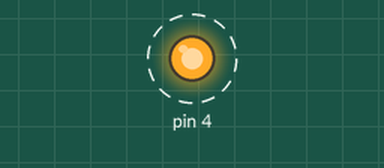
A sketch run on a simulated Arduino Uno, built with avr-gcc and run on an emulated ATmega328P. Parts: output pins drawn as LEDs (lit = HIGH). Dashed ring = blinking.

Above: at 0.2 s.
Timing chart, 0 to 4.6 s (numbered marks = the images above):
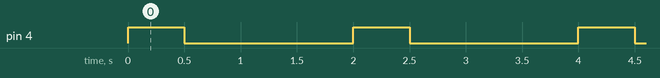

The sketch:

Pulse_Example.ino
```cpp
void setup() {
  // initialize digital pin LED_BUILTIN as an output.
  pinMode(4, OUTPUT);
}

// the loop function runs over and over again forever
void loop() {
  digitalWrite(4, HIGH);   // Sends a pulse to pin 4
  delay(500);                       // wait for 0.5 seconds
  digitalWrite(4, LOW);    // Ends the pulse
  delay(1500);                       // wait for 1.5 seconds
}
```

Measured:
- by itself, pin 4: alternates HIGH for 0.50 s and LOW for 1.5 s
